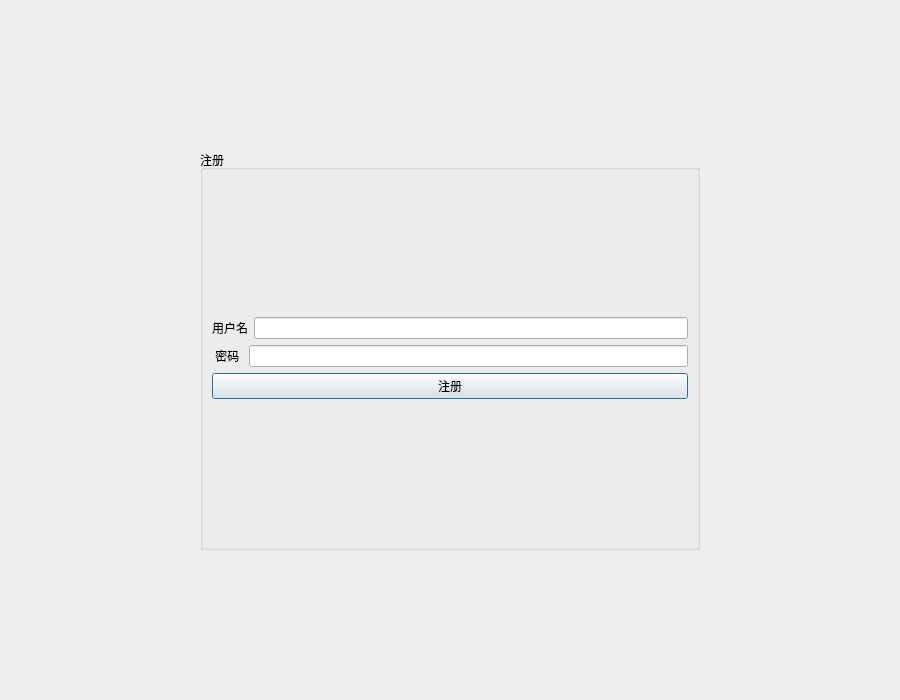
<?xml version="1.0" encoding="UTF-8"?>
<ui version="4.0">
 <class>Register</class>
 <widget class="QDialog" name="Register">
  <property name="geometry">
   <rect>
    <x>0</x>
    <y>0</y>
    <width>900</width>
    <height>700</height>
   </rect>
  </property>
  <property name="windowTitle">
   <string>Dialog</string>
  </property>
  <widget class="QGroupBox" name="groupBox">
   <property name="geometry">
    <rect>
     <x>200</x>
     <y>150</y>
     <width>500</width>
     <height>400</height>
    </rect>
   </property>
   <property name="title">
    <string>注册</string>
   </property>
   <layout class="QVBoxLayout" name="verticalLayout_2">
    <item>
     <layout class="QVBoxLayout" name="verticalLayout">
      <item>
       <layout class="QHBoxLayout" name="horizontalLayout_2">
        <item>
         <widget class="QLabel" name="label">
          <property name="text">
           <string>用户名</string>
          </property>
         </widget>
        </item>
        <item>
         <widget class="QLineEdit" name="lineEdit_newusername"/>
        </item>
       </layout>
      </item>
      <item>
       <layout class="QHBoxLayout" name="horizontalLayout">
        <item>
         <widget class="QLabel" name="label_2">
          <property name="text">
           <string> 密码 </string>
          </property>
         </widget>
        </item>
        <item>
         <widget class="QLineEdit" name="lineEdit_newpassword">
          <property name="echoMode">
           <enum>QLineEdit::Password</enum>
          </property>
         </widget>
        </item>
       </layout>
      </item>
      <item>
       <widget class="QPushButton" name="pushButton_newregister">
        <property name="text">
         <string>注册</string>
        </property>
       </widget>
      </item>
     </layout>
    </item>
   </layout>
  </widget>
 </widget>
 <resources/>
 <connections/>
</ui>
